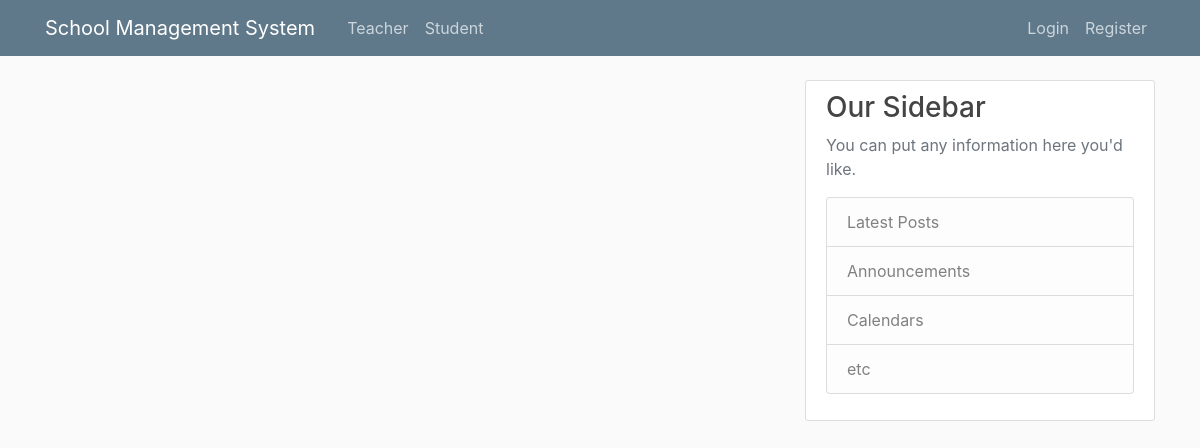
Before: /school/ with the older database file.
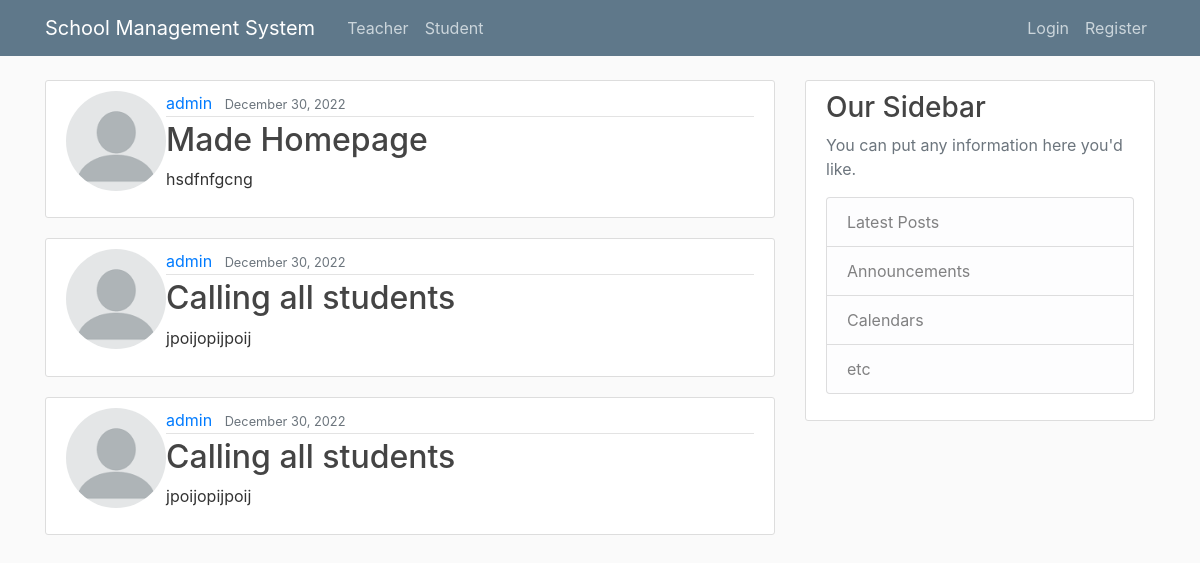
After: the same page with the newer database file.
### school/models.py (models this page shows, shortened)
class Announcement(models.Model):
    anno_title = models.CharField(max_length=100)
    anno_content = models.TextField()
    anno_date = models.DateTimeField(default=timezone.now)
    auther_name = models.ForeignKey(User, null=True, on_delete=models.SET_NULL)

### users/models.py (models this page shows, shortened)
class Profile(models.Model):
    user = models.OneToOneField(User, on_delete=models.CASCADE)
    image = models.ImageField(default='default.jpg', upload_to='profile_pics')

### school/views.py (the view)
# urls.py: path('', views.AnnoListView.as_view(), name='school_main'),
class AnnoListView(generic.ListView):
    template_name = 'school/main_page.html'
    model = Announcement
    context_object_name = 'announcements'
    ordering = ['-date_posted']
    def get_queryset(self):
        return Announcement.objects.all()

### school/templates/school/main_page.html
{% extends "base_generic.html" %}
{% block content %}
    {% for anno in announcements %}
        <article class="media content-section">
            <img class="rounded-circle aritcle-img" src="{{ anno.auther_name.profile.image.url }}" width="100" height="100">
            <div class="media-body">
            <div class="article-metadata">
              <a class="mr-2" href="#">{{ anno.auther_name }}</a>
              <small class="text-muted">{{ anno.anno_date|date:"F d, Y" }}</small>
            </div>
            <h2><a class="article-title" href="{% url 'school:anno_detail' anno.id %}">{{ anno.anno_title }}</a></h2>
            <p class="article-content">{{ anno.anno_content }}</p>
          </div>
        </article>
    {% endfor %}
{% endblock %}

### school/templates/base_generic.html (shortened to what this page needs)
{% load static %}
<!DOCTYPE html>
<html>
<head>
    <link rel="stylesheet" href="https://maxcdn.bootstrapcdn.com/bootstrap/4.0.0/css/bootstrap.min.css">
    <link rel="stylesheet" type="text/css" href="{% static 'css/main.css' %}">
</head>
<body>
    <header class="site-header">
      <nav class="navbar navbar-expand-md navbar-dark bg-steel fixed-top">
        <div class="container">
          <a class="navbar-brand mr-4" href="{% url 'school:school_main' %}">School Management System</a>
          <div class="collapse navbar-collapse" id="navbarToggle">
            <div class="navbar-nav mr-auto">
              <a class="nav-item nav-link" href="{% url 'school:teacher_general' %}">Teacher</a>
              <a class="nav-item nav-link" href="{% url 'school:student_general' %}">Student</a>
            </div>
            <div class="navbar-nav">
              {% if user.is_authenticated %}
                <a class="nav-item nav-link" href="{% url 'school:anno_create' %}">Make Anno</a>
                <a class="nav-item nav-link" href="{% url 'profile' %}">Profile</a>
                <a class="nav-item nav-link" href="{% url 'logout' %}">Logout</a>
              {% else %}
                <a class="nav-item nav-link" href="{% url 'login' %}">Login</a>
                <a class="nav-item nav-link" href="{% url 'register' %}">Register</a>
              {% endif %}
            </div>
          </div>
        </div>
      </nav>
    </header>
    <main role="main" class="container">
      <div class="row">
        <div class="col-md-8">
          {% block content %}{% endblock %}
        </div>
        <div class="col-md-4">
          <div class="content-section">
            <h3>Our Sidebar</h3>
            <p class='text-muted'>You can put any information here you'd like.
              <ul class="list-group">
                <li class="list-group-item list-group-item-light">Latest Posts</li>
                <li class="list-group-item list-group-item-light">Announcements</li>
                <li class="list-group-item list-group-item-light">Calendars</li>
                <li class="list-group-item list-group-item-light">etc</li>
              </ul>
            </p>
          </div>
        </div>
      </div>
    </main>
</body>
</html>

### school/static/css/main.css (style rules this page uses)
body { background: #fafafa; color: #333333; margin-top: 5rem; }
h1, h2, h3, h4, h5, h6 { color: #444444; }
ul { margin: 0; }
.bg-steel { background-color: #5f788a; }
.site-header .navbar-nav .nav-link { color: #cbd5db; }
.content-section { background: #ffffff; padding: 10px 20px; border: 1px solid #dddddd; border-radius: 3px; margin-bottom: 20px; }
.article-title { color: #444444; }
.article-content { white-space: pre-line; }
.article-metadata { padding-bottom: 1px; margin-bottom: 4px; border-bottom: 1px solid #e3e3e3 }

Changed rows visible on the page:
added Announcement: auther_name.profile.image (picture), auther_name "admin", anno_date "December 30, 2022", anno_title "Made Homepage", anno_content "hsdfnfgcng"
added Announcement: auther_name.profile.image (picture), auther_name "admin", anno_date "December 30, 2022", anno_title "Calling all students", anno_content "jpoijopijpoij"
added Announcement: auther_name.profile.image (picture), auther_name "admin", anno_date "December 30, 2022", anno_title "Calling all students", anno_content "jpoijopijpoij"
